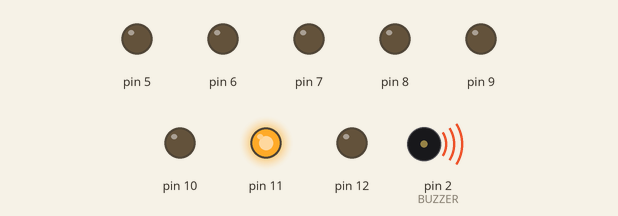
This sketch was run on a simulated Arduino Uno, built with avr-gcc and run on an emulated ATmega328P. Shown: output pins drawn as LEDs (lit = HIGH), buzzer (waves = sounding).

Above: at 0.19 s.
At 0.98 s:
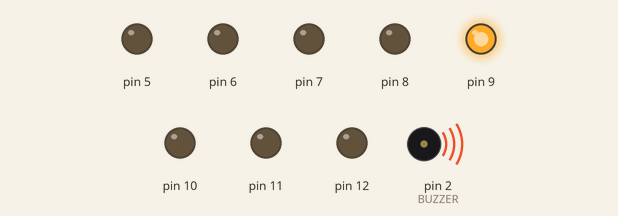
At 2.7 s:
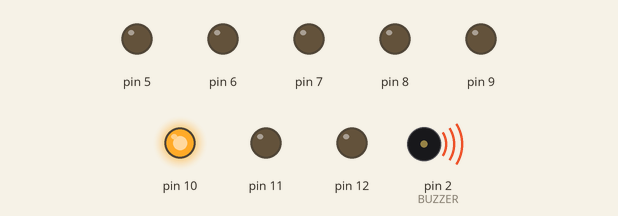
At 4.9 s:
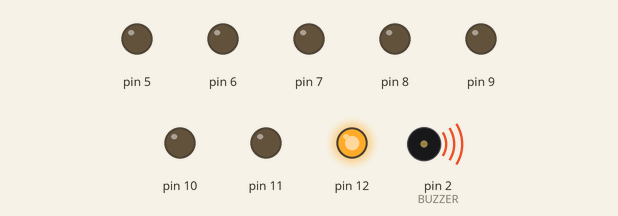
At 6.6 s:
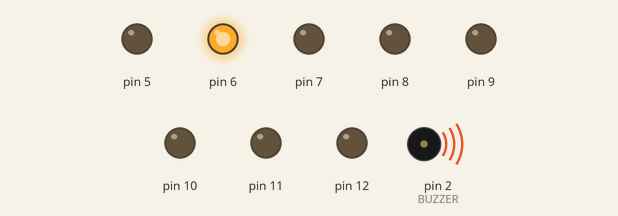
At 7.4 s:
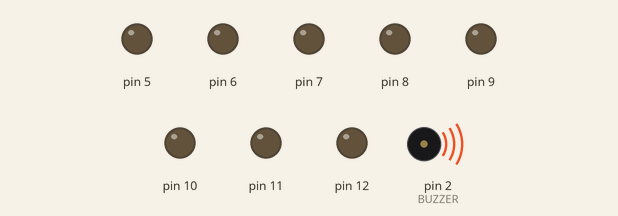
Timing chart, 0 to 10.4 s (numbered marks = the images above):
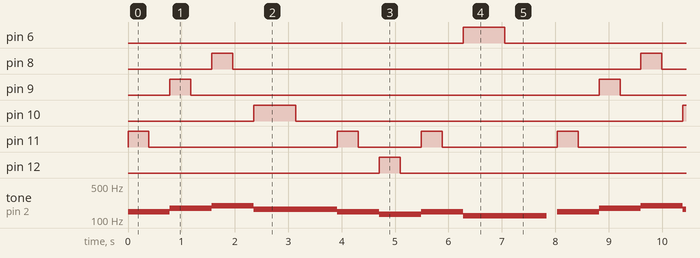

The sketch:

buzzer2.ino
```cpp
#define B2 123
#define C3 131
#define D3 147
#define E3 165
#define F3 175
#define G3 196
#define A3 220
#define B3 247
#define C4 262

#define BUZZER 2

#define BPM 153

int melody[] = {
  D3, F3, G3, E3, D3, C3, D3, B2
};
int m[] = {
  2, 4, 5, 3, 2, 1, 2, 7
};
int noteDurations[] = {
  8/3, 8/3, 8/3, 8/7, 8/3, 8/3, 8/3, 8/6,
};
void setup(){
  pinMode(12,OUTPUT);
  pinMode(11,OUTPUT);
  pinMode(10,OUTPUT);
  pinMode(9,OUTPUT);
  pinMode(8,OUTPUT);
  pinMode(7,OUTPUT);
  pinMode(6,OUTPUT);
  pinMode(5,OUTPUT);
}

void loop() {
  for (int i = 0; i < 8; i++) {
    int noteDuration = 1569 / noteDurations[i];
    tone(BUZZER, melody[i], noteDuration);
    digitalWrite(13-m[i],HIGH);
    delay(noteDuration/2);
    digitalWrite(13-m[i],LOW);
    delay(noteDuration/2);
    noTone(BUZZER);

  }
  delay(196);
}
```

Measured:
- by itself, pin 6, pin 10: alternates HIGH for 0.78 s and LOW for 7.3 s
- by itself, pin 8, pin 9, pin 12: alternates HIGH for 0.39 s and LOW for 7.6 s
- by itself, pin 11: repeats every 8.0 s: LOW 3.5 s, HIGH 0.39 s, LOW 1.2 s, HIGH 0.39 s, LOW 2.2 s, HIGH 0.39 s
- by itself, tone on pin 2 (BUZZER): repeats every 8.0 s: 175 Hz 0.78 s, 196 Hz 0.78 s, 165 Hz 1.6 s, 147 Hz 0.78 s, 131 Hz 0.78 s, 147 Hz 0.78 s, 123 Hz 1.6 s, silent 0.20 s, 147 Hz 0.78 s
